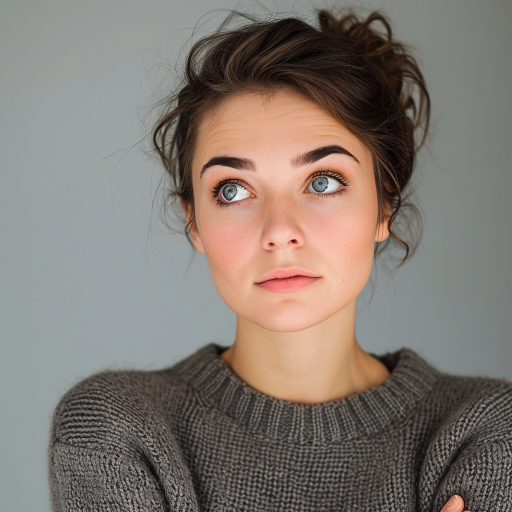
#> input picture src/assets/0_1.webp, 1024 x 1024 px (shown at 1/2 size)
$ python -i human_generator.py   (imports and definitions only)
#> lines starting #> are read from the running program, lines starting #| are printed output that depends on the picture
### src/simulations/python/splats/skinning.py
from __future__ import annotations

import numpy as np

from animation import JOINT_NAMES, PARENTS, REST_OFFSETS


def normalize_weights(weights: np.ndarray, eps: float = 1e-8) -> np.ndarray:
    """Normalize Nx4 skinning weights and recover invalid rows safely."""
    w = np.asarray(weights, dtype=np.float32)
    if w.ndim != 2 or w.shape[1] != 4:
        raise ValueError("weights must have shape (N, 4)")

    sums = w.sum(axis=1, keepdims=True)
    valid = sums[:, 0] > eps
    out = np.zeros_like(w)
    out[valid] = w[valid] / sums[valid]

    # Fallback for degenerate rows.
    out[~valid, 0] = 1.0
    return out.astype(np.float32)


def get_rest_joint_world_positions(
    parents: np.ndarray | None = None,
    rest_offsets: np.ndarray | None = None,
) -> np.ndarray:
    """Compute rest-pose joint world positions from hierarchy offsets."""
    if parents is None:
        parents = PARENTS
    if rest_offsets is None:
        rest_offsets = REST_OFFSETS

    out = np.zeros_like(rest_offsets, dtype=np.float32)
    for j in range(len(parents)):
        p = parents[j]
        if p < 0:
            out[j] = rest_offsets[j]
        else:
            out[j] = out[p] + rest_offsets[j]
    return out


def migrate_single_joint_to_weights(
    joint_indices: np.ndarray,
    local_positions: np.ndarray,
    parents: np.ndarray | None = None,
) -> tuple[np.ndarray, np.ndarray]:
    """
    Migrate legacy rigid 1-joint particles into 4-bone skinning data.

    Heuristic blends parent/self/child using particle local Y to smooth elbow/knee/
    shoulder/hip bends without regenerating particles.
    """
    if parents is None:
        parents = PARENTS

    j_idx = np.asarray(joint_indices, dtype=np.int32)
    local = np.asarray(local_positions, dtype=np.float32)

    if j_idx.ndim != 1:
        raise ValueError("joint_indices must have shape (N,)")
    if local.ndim != 2 or local.shape[1] != 3 or local.shape[0] != j_idx.shape[0]:
        raise ValueError("local_positions must have shape (N, 3)")

    n = j_idx.shape[0]
    bone_indices = np.zeros((n, 4), dtype=np.int32)
    bone_weights = np.zeros((n, 4), dtype=np.float32)

    # Build first-child lookup for fast vectorized child assignment.
    child_first = np.full(len(parents), -1, dtype=np.int32)
    for child, parent in enumerate(parents):
        if parent >= 0 and child_first[parent] == -1:
            child_first[parent] = child

    parent_idx = parents[j_idx]
    child_idx = child_first[j_idx]

    # Local vertical direction estimate: above joint => parent influence, below => child.
    y = local[:, 1]
    up = np.clip(0.5 + 0.5 * np.tanh(4.5 * y), 0.0, 1.0).astype(np.float32)
    down = 1.0 - up

    # Stronger smoothing around primary bending joints.
    elbow_knee_shoulder_hip = {
        "shoulder_l",
        "shoulder_r",
        "elbow_l",
        "elbow_r",
        "hip_l",
        "hip_r",
        "knee_l",
        "knee_r",
    }
    smooth_strength = np.array(
        [0.34 if JOINT_NAMES[j] in elbow_knee_shoulder_hip else 0.20 for j in j_idx],
        dtype=np.float32,
    )

    w_parent = np.where(parent_idx >= 0, smooth_strength * up, 0.0).astype(np.float32)
    w_child = np.where(child_idx >= 0, smooth_strength * down, 0.0).astype(np.float32)
    w_self = np.clip(1.0 - w_parent - w_child, 0.0, 1.0).astype(np.float32)

    bone_indices[:, 0] = j_idx
    bone_indices[:, 1] = np.where(parent_idx >= 0, parent_idx, j_idx)
    bone_indices[:, 2] = np.where(child_idx >= 0, child_idx, j_idx)
    bone_indices[:, 3] = j_idx

    bone_weights[:, 0] = w_self
    bone_weights[:, 1] = w_parent
    bone_weights[:, 2] = w_child
    bone_weights[:, 3] = 0.0

    return bone_indices, normalize_weights(bone_weights)


# [122 lines left out: functions blend_joint_transforms, apply_skinning, build_matrix_palette, apply_skinning_matrix_palette, dominant_bone_debug_colors, dominant_weight_debug_colors, not called in this run]

### src/simulations/splats/human_generator.py
from __future__ import annotations

from dataclasses import dataclass
from pathlib import Path

import numpy as np
from PIL import Image

from animation import JOINT_INDEX, JOINT_NAMES
from skinning import get_rest_joint_world_positions, migrate_single_joint_to_weights, normalize_weights


@dataclass
class HumanParticleData:
    """Container for procedural human splat particles in bind pose."""

    local_positions: np.ndarray
    colors: np.ndarray
    sizes: np.ndarray
    brightness: np.ndarray
    bone_indices: np.ndarray | None = None
    bone_weights: np.ndarray | None = None
    joint_indices: np.ndarray | None = None
    bind_world_positions: np.ndarray | None = None
    rest_joint_positions: np.ndarray | None = None
    face_mask: np.ndarray | None = None

    def __post_init__(self) -> None:
        self.local_positions = self.local_positions.astype(np.float32, copy=False)
        self.colors = self.colors.astype(np.float32, copy=False)
        self.sizes = self.sizes.astype(np.float32, copy=False)
        self.brightness = self.brightness.astype(np.float32, copy=False)

        if self.bone_indices is None or self.bone_weights is None:
            if self.joint_indices is None:
                raise ValueError("HumanParticleData requires either joint_indices or (bone_indices, bone_weights)")
            b_idx, b_w = migrate_single_joint_to_weights(
                joint_indices=self.joint_indices,
                local_positions=self.local_positions,
            )
            self.bone_indices = b_idx
            self.bone_weights = b_w
        else:
            self.bone_indices = self.bone_indices.astype(np.int32, copy=False)
            self.bone_weights = normalize_weights(self.bone_weights)

        if self.joint_indices is None:
            self.joint_indices = self.bone_indices[:, 0].astype(np.int32, copy=False)
        else:
            self.joint_indices = self.joint_indices.astype(np.int32, copy=False)

        if self.rest_joint_positions is None:
            self.rest_joint_positions = get_rest_joint_world_positions()
        else:
            self.rest_joint_positions = self.rest_joint_positions.astype(np.float32, copy=False)

        if self.bind_world_positions is None:
            self.bind_world_positions = (
                self.local_positions + self.rest_joint_positions[self.joint_indices]
            ).astype(np.float32, copy=False)
        else:
            self.bind_world_positions = self.bind_world_positions.astype(np.float32, copy=False)

        if self.face_mask is None:
            self.face_mask = np.zeros((self.local_positions.shape[0],), dtype=bool)
        else:
            self.face_mask = self.face_mask.astype(bool, copy=False)


# [25 lines left out: function _pack_particle_data, not called in this run]


def generate_face_splats_from_image(
    image_path: str | Path,
    face_particle_count: int = 3200,
    seed: int = 13,
) -> HumanParticleData:
    """
    Convert a face photo into gaussian-style splat particles for the head joint.

    This samples image pixels and maps them onto a curved face patch in the head's
    local space so the splats follow head animation.
    """
#> called with image_path = '../../assets/0_1.webp', face_particle_count = 3200, seed = 13
    path = Path(image_path)
    if not path.exists():
        raise FileNotFoundError(f"Face image not found: {path}")

    rng = np.random.default_rng(seed)
    img = Image.open(path).convert("RGB")
#> img is the input picture: PIL image 1024x1024 RGB; mean R, G, B 129.8, 120.5, 113.2

    # Center crop to square to keep face framing stable.
    w, h = img.size
#> w = 1024; h = 1024
    side = min(w, h)
#> side = 1024
    left = (w - side) // 2
#> left = 0
    top = (h - side) // 2
#> top = 0
    img = img.crop((left, top, left + side, top + side)).resize((256, 256), Image.Resampling.LANCZOS)
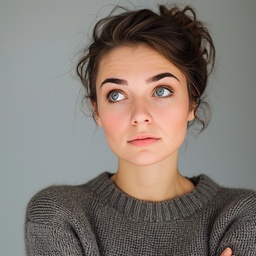
#> img: PIL image 256x256 RGB; mean R, G, B 129.8, 120.5, 113.2

    rgb = np.asarray(img, dtype=np.float32) / 255.0

    positions, uv, sizes, brightness, region_base_colors = _build_face_topology(rng, face_particle_count)

    px = np.clip((uv[:, 0] * 255.0).astype(np.int32), 0, 255)
    py = np.clip((uv[:, 1] * 255.0).astype(np.int32), 0, 255)
    sampled = rgb[py, px].astype(np.float32)

    # Blend sampled image color with region priors to preserve feature readability.
    colors = np.clip(0.65 * sampled + 0.35 * region_base_colors, 0.0, 1.0).astype(np.float32)
    luma = colors @ np.array([0.2126, 0.7152, 0.0722], dtype=np.float32)
#> luma = 3200 values, max 0.831 at index 1392, min 0.189 at index 2731, mean 0.558
    brightness = np.clip(0.52 * brightness + 0.48 * (0.70 + 0.70 * luma), 0.45, 1.35).astype(np.float32)
#> brightness = 3200 values, max 1.25 at index 3145, min 0.698 at index 2838, mean 0.984

    joints = np.full(face_particle_count, JOINT_INDEX["head"], dtype=np.int32)

    return HumanParticleData(
        local_positions=positions,
        colors=colors,
        sizes=sizes,
        brightness=brightness,
        joint_indices=joints,
        face_mask=np.ones((face_particle_count,), dtype=bool),
    )


# [22 lines left out: function attach_face_splats, not called in this run]


def _sample_face_patch(
    rng: np.random.Generator,
    count: int,
    center: tuple[float, float, float],
    radii: tuple[float, float, float],
) -> np.ndarray:
    pts = _sample_ellipsoid(rng, count, radii)
    return (pts + np.asarray(center, dtype=np.float32)[None, :]).astype(np.float32)


def _face_uv_from_positions(positions: np.ndarray) -> np.ndarray:
    # Map head-local face coordinates to image UVs for photo-driven coloring.
    u = np.clip(0.5 + positions[:, 0] / 0.24, 0.0, 1.0)
    v = np.clip(0.5 - positions[:, 1] / 0.26, 0.0, 1.0)
    return np.stack([u, v], axis=1).astype(np.float32)


def _build_face_topology(
    rng: np.random.Generator,
    face_particle_count: int,
) -> tuple[np.ndarray, np.ndarray, np.ndarray, np.ndarray, np.ndarray]:
    # Region specs encode a procedural landmark-like facial topology.
    specs = [
        ("forehead", 0.14, (0.00, 0.10, 0.083), (0.095, 0.060, 0.034), (0.83, 0.71, 0.63), (2.8, 4.4), (0.82, 1.05)),
        ("cheek_l", 0.11, (-0.067, 0.01, 0.098), (0.052, 0.045, 0.034), (0.86, 0.72, 0.63), (3.0, 4.8), (0.86, 1.08)),
        ("cheek_r", 0.11, (0.067, 0.01, 0.098), (0.052, 0.045, 0.034), (0.86, 0.72, 0.63), (3.0, 4.8), (0.86, 1.08)),
        ("nose_bridge", 0.08, (0.00, 0.035, 0.114), (0.018, 0.050, 0.013), (0.84, 0.71, 0.63), (2.2, 3.6), (0.82, 1.06)),
        ("nose_tip", 0.06, (0.00, -0.012, 0.128), (0.020, 0.018, 0.016), (0.86, 0.72, 0.64), (2.4, 3.9), (0.84, 1.10)),
        ("jaw_l", 0.08, (-0.072, -0.080, 0.074), (0.050, 0.040, 0.030), (0.79, 0.67, 0.59), (3.2, 5.0), (0.72, 0.94)),
        ("jaw_r", 0.08, (0.072, -0.080, 0.074), (0.050, 0.040, 0.030), (0.79, 0.67, 0.59), (3.2, 5.0), (0.72, 0.94)),
        ("chin", 0.07, (0.00, -0.110, 0.086), (0.045, 0.030, 0.028), (0.81, 0.69, 0.60), (3.0, 4.8), (0.74, 0.96)),
        ("mouth_upper", 0.04, (0.00, -0.046, 0.114), (0.040, 0.012, 0.010), (0.66, 0.40, 0.40), (1.6, 2.8), (0.64, 0.90)),
        ("mouth_lower", 0.04, (0.00, -0.064, 0.112), (0.038, 0.013, 0.010), (0.62, 0.36, 0.36), (1.6, 2.8), (0.60, 0.88)),
        ("eye_socket_l", 0.05, (-0.038, 0.022, 0.101), (0.028, 0.016, 0.016), (0.48, 0.38, 0.36), (1.5, 2.5), (0.56, 0.78)),
        ("eye_socket_r", 0.05, (0.038, 0.022, 0.101), (0.028, 0.016, 0.016), (0.48, 0.38, 0.36), (1.5, 2.5), (0.56, 0.78)),
        ("eyelid_l", 0.03, (-0.038, 0.032, 0.112), (0.024, 0.010, 0.010), (0.58, 0.45, 0.42), (1.2, 2.2), (0.62, 0.86)),
        ("eyelid_r", 0.03, (0.038, 0.032, 0.112), (0.024, 0.010, 0.010), (0.58, 0.45, 0.42), (1.2, 2.2), (0.62, 0.86)),
        ("sclera_l", 0.015, (-0.038, 0.020, 0.121), (0.017, 0.011, 0.010), (0.90, 0.92, 0.94), (0.9, 1.6), (0.95, 1.30)),
        ("sclera_r", 0.015, (0.038, 0.020, 0.121), (0.017, 0.011, 0.010), (0.90, 0.92, 0.94), (0.9, 1.6), (0.95, 1.30)),
        ("iris_l", 0.005, (-0.038, 0.020, 0.130), (0.008, 0.008, 0.004), (0.15, 0.30, 0.42), (0.7, 1.1), (0.92, 1.24)),
        ("iris_r", 0.005, (0.038, 0.020, 0.130), (0.008, 0.008, 0.004), (0.15, 0.30, 0.42), (0.7, 1.1), (0.92, 1.24)),
    ]

    n = max(400, int(face_particle_count))
    weights = np.asarray([s[1] for s in specs], dtype=np.float32)
    weights = weights / np.sum(weights)

    counts = np.maximum(40, (weights * n).astype(np.int32))
    # Keep tiny regions tiny for detail control.
    tiny = {"iris_l", "iris_r", "sclera_l", "sclera_r", "eyelid_l", "eyelid_r", "mouth_upper", "mouth_lower"}
    for i, spec in enumerate(specs):
        if spec[0] in tiny:
            counts[i] = max(24, int(0.55 * counts[i]))

    total = int(np.sum(counts))
    if total > n:
        scale = n / max(1.0, float(total))
        counts = np.maximum(12, (counts.astype(np.float32) * scale).astype(np.int32))
    elif total < n:
        counts[np.argmax(counts)] += (n - total)

    pos_parts: list[np.ndarray] = []
    color_parts: list[np.ndarray] = []
    size_parts: list[np.ndarray] = []
    bright_parts: list[np.ndarray] = []

    for count, spec in zip(counts, specs):
        _, _, center, radii, base_color, size_range, bright_range = spec
        p = _sample_face_patch(rng, int(count), center=center, radii=radii)

        c_noise = (rng.random((int(count), 3), dtype=np.float32) - 0.5) * 0.06
        c = np.clip(np.asarray(base_color, dtype=np.float32)[None, :] + c_noise, 0.0, 1.0)
        s = rng.uniform(size_range[0], size_range[1], size=int(count)).astype(np.float32)
        b = rng.uniform(bright_range[0], bright_range[1], size=int(count)).astype(np.float32)

        pos_parts.append(p)
        color_parts.append(c)
        size_parts.append(s)
        bright_parts.append(b)

    positions = np.concatenate(pos_parts, axis=0).astype(np.float32)
    colors = np.concatenate(color_parts, axis=0).astype(np.float32)
    sizes = np.concatenate(size_parts, axis=0).astype(np.float32)
    brightness = np.concatenate(bright_parts, axis=0).astype(np.float32)
    uv = _face_uv_from_positions(positions)

    return positions, uv, sizes, brightness, colors


def _sample_ellipsoid(rng: np.random.Generator, count: int, radii: tuple[float, float, float]) -> np.ndarray:
    pts = rng.normal(size=(count, 3)).astype(np.float32)
    lengths = np.linalg.norm(pts, axis=1, keepdims=True) + 1e-8
    dirs = pts / lengths
    # Cubic root keeps point density more uniform across volume.
    radius_scale = np.cbrt(rng.random(count, dtype=np.float32))[:, None]
    return dirs * radius_scale * np.asarray(radii, dtype=np.float32)


# [22 lines left out: function _sample_limb, not called in this run]


def _offset_local(local_pts: np.ndarray, offset_xyz: tuple[float, float, float]) -> np.ndarray:
    return (local_pts + np.asarray(offset_xyz, dtype=np.float32)[None, :]).astype(np.float32)


# [238 lines left out: functions _append_part, generate_human_particles, not called in this run]

>>> result = generate_face_splats_from_image('../../assets/0_1.webp')
